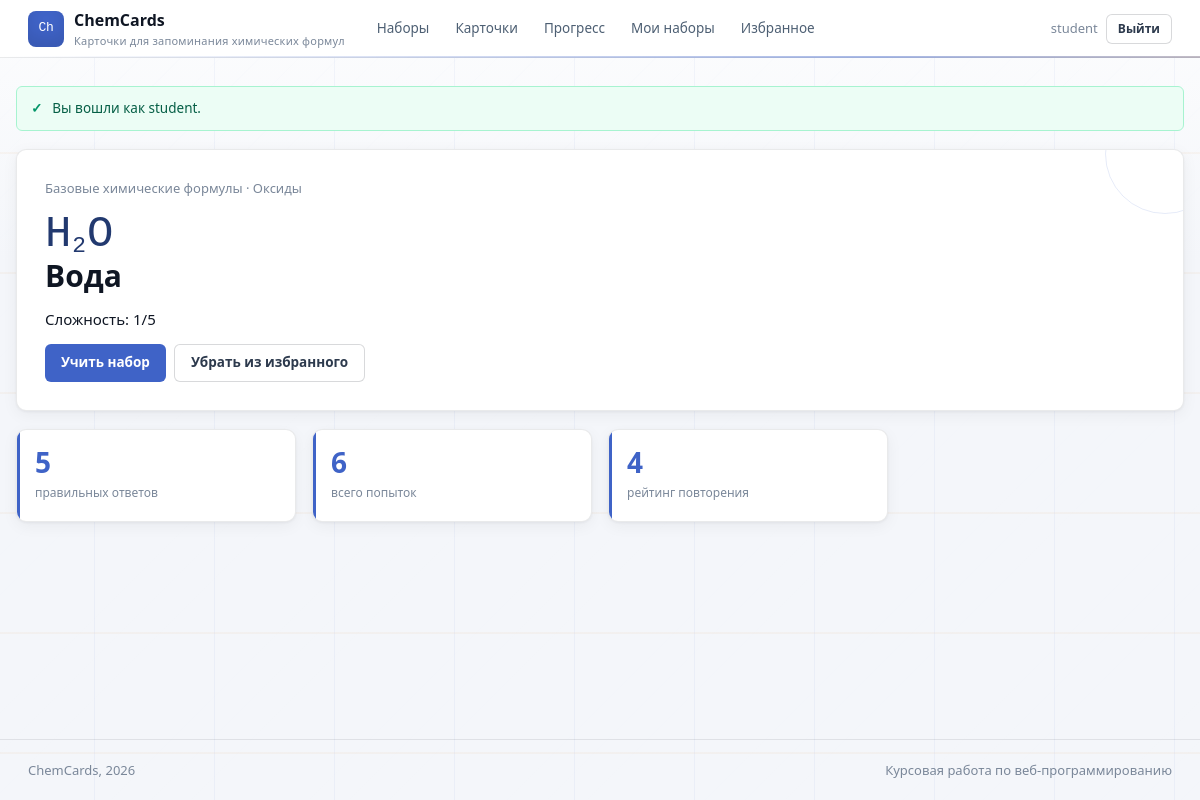
Screenshot of /card.php?id=1 (signed in) with the database file from the repository.
### tables this page shows
CREATE TABLE users (
  id INT UNSIGNED AUTO_INCREMENT PRIMARY KEY,
  username VARCHAR(50) NOT NULL UNIQUE,
  email VARCHAR(120) NOT NULL UNIQUE,
  password_hash VARCHAR(255) NOT NULL,
  role ENUM('user', 'admin') NOT NULL DEFAULT 'user',
  rating_points INT NOT NULL DEFAULT 1000,
  created_at TIMESTAMP NOT NULL DEFAULT CURRENT_TIMESTAMP
);

CREATE TABLE flashcards (
  id INT UNSIGNED AUTO_INCREMENT PRIMARY KEY,
  set_id INT UNSIGNED NOT NULL,
  category_id INT UNSIGNED NOT NULL,
  formula VARCHAR(80) NOT NULL,
  name VARCHAR(160) NOT NULL,
  difficulty TINYINT UNSIGNED NOT NULL DEFAULT 1,
  created_at TIMESTAMP NOT NULL DEFAULT CURRENT_TIMESTAMP,
  updated_at TIMESTAMP NULL DEFAULT NULL ON UPDATE CURRENT_TIMESTAMP,
  INDEX idx_flashcards_formula (formula),
  INDEX idx_flashcards_name (name),
  CONSTRAINT fk_flashcards_set
    FOREIGN KEY (set_id) REFERENCES flashcard_sets(id)
    ON DELETE CASCADE,
  CONSTRAINT fk_flashcards_category
    FOREIGN KEY (category_id) REFERENCES categories(id)
    ON DELETE RESTRICT
);

CREATE TABLE flashcard_sets (
  id INT UNSIGNED AUTO_INCREMENT PRIMARY KEY,
  user_id INT UNSIGNED NULL,
  name VARCHAR(120) NOT NULL,
  description TEXT NULL,
  is_public TINYINT(1) NOT NULL DEFAULT 0,
  created_at TIMESTAMP NOT NULL DEFAULT CURRENT_TIMESTAMP,
  updated_at TIMESTAMP NULL DEFAULT NULL ON UPDATE CURRENT_TIMESTAMP,
  CONSTRAINT fk_sets_user
    FOREIGN KEY (user_id) REFERENCES users(id)
    ON DELETE CASCADE
);

CREATE TABLE categories (
  id INT UNSIGNED AUTO_INCREMENT PRIMARY KEY,
  name VARCHAR(80) NOT NULL UNIQUE,
  description VARCHAR(255) NULL
);

CREATE TABLE user_progress (
  id INT UNSIGNED AUTO_INCREMENT PRIMARY KEY,
  user_id INT UNSIGNED NOT NULL,
  flashcard_id INT UNSIGNED NOT NULL,
  correct_count INT UNSIGNED NOT NULL DEFAULT 0,
  total_count INT UNSIGNED NOT NULL DEFAULT 0,
  rating TINYINT UNSIGNED NOT NULL DEFAULT 0,
  last_reviewed DATETIME NULL,
  next_review DATETIME NULL,
  UNIQUE KEY uq_progress_user_card (user_id, flashcard_id),
  CONSTRAINT fk_progress_user
    FOREIGN KEY (user_id) REFERENCES users(id)
    ON DELETE CASCADE,
  CONSTRAINT fk_progress_card
    FOREIGN KEY (flashcard_id) REFERENCES flashcards(id)
    ON DELETE CASCADE
);

### includes/functions.php (called while the page is built, shortened)
<?php
require_once __DIR__ . '/db.php';
function h($value): string
{
    return htmlspecialchars((string) $value, ENT_QUOTES, 'UTF-8');
}
function app_url(string $path = ''): string
{
    return BASE_URL . '/' . ltrim($path, '/');
}
function consume_flash(): array
{
    $items = $_SESSION['flash'] ?? [];
    return $items;
}
function current_user(): ?array
{
    static $loaded = false;
    static $user = null;
    if ($loaded) {
        return $user;
    }
    $loaded = true;
    $stmt = get_pdo()->prepare('SELECT id, username, email, role, rating_points, created_at FROM users WHERE id = ?');
    $stmt->execute([$_SESSION['user_id']]);
    $user = $stmt->fetch() ?: null;
    return $user;
}
function is_admin(): bool
{
    $user = current_user();
    return $user && $user['role'] === 'admin';
}
function render_formula(string $formula): string
{
    $safe = h($formula);
    return preg_replace('/(\d+)/', '<sub>$1</sub>', $safe) ?? $safe;
}
function set_accessible_where(?array $user): array
{
    return ['(s.is_public = 1 OR s.user_id = ?)', [$user['id']]];
}
function ensure_set_access(int $setId): array
{
    $user = current_user();
    [$where, $params] = set_accessible_where($user);
    $stmt = get_pdo()->prepare("SELECT s.*, u.username AS owner_name FROM flashcard_sets s LEFT JOIN users u ON u.id = s.user_id WHERE s.id = ? AND $where");
    $stmt->execute(array_merge([$setId], $params));
    $set = $stmt->fetch();
    return $set;
}
function fetch_card(int $cardId): ?array
{
    $stmt = get_pdo()->prepare(
        'SELECT f.*, s.name AS set_name, c.name AS category
         FROM flashcards f
         JOIN flashcard_sets s ON s.id = f.set_id
         JOIN categories c ON c.id = f.category_id
         WHERE f.id = ?'
    );
    $stmt->execute([$cardId]);
    return $stmt->fetch() ?: null;
}

### includes/db.php (called while the page is built, shortened)
<?php
function get_pdo(): PDO
{
    static $pdo = null;
    if ($pdo instanceof PDO) {
        return $pdo;
    }
    $dsn = 'mysql:host=' . DB_HOST . ';dbname=' . DB_NAME . ';charset=utf8mb4';
    $pdo = new PDO($dsn, DB_USER, DB_PASS, [
        PDO::ATTR_ERRMODE => PDO::ERRMODE_EXCEPTION,
        PDO::ATTR_DEFAULT_FETCH_MODE => PDO::FETCH_ASSOC,
        PDO::ATTR_EMULATE_PREPARES => false,
    ]);
    return $pdo;
}

### card.php (the view, shortened to what this page needs)
<?php
require_once __DIR__ . '/includes/functions.php';
$cardId = (int) ($_GET['id'] ?? 0);
$card = fetch_card($cardId);
ensure_set_access((int) $card['set_id']);
$user = current_user();
$progress = null;
$isFavorite = false;
if ($user) {
    $stmt = get_pdo()->prepare('SELECT * FROM user_progress WHERE user_id = ? AND flashcard_id = ?');
    $stmt->execute([$user['id'], $cardId]);
    $progress = $stmt->fetch() ?: null;
    $stmt = get_pdo()->prepare('SELECT COUNT(*) FROM favorites WHERE user_id = ? AND flashcard_id = ?');
    $stmt->execute([$user['id'], $cardId]);
    $isFavorite = (int) $stmt->fetchColumn() > 0;
}
include __DIR__ . '/includes/header.php';
?>
<section class="panel">
    <p class="meta"><?= h($card['set_name']) ?> · <?= h($card['category']) ?></p>
    <div class="formula"><?= render_formula($card['formula']) ?></div>
    <h1><?= h($card['name']) ?></h1>
    <p>Сложность: <?= h((string) $card['difficulty']) ?>/5</p>
    <div class="actions">
        <a class="button" href="<?= h(app_url('study.php?set_id=' . $card['set_id'] . '&mode=normal&reset=1')) ?>">Учить набор</a>
        <?php if ($user): ?>
            <form method="post" action="<?= h(app_url('favorite_toggle.php')) ?>">
                <button class="ghost" type="submit"><?= $isFavorite ? 'Убрать из избранного' : 'Добавить в избранное' ?></button>
            </form>
        <?php endif; ?>
    </div>
</section>
<?php if ($user): ?>
    <section class="grid" style="margin-top: 18px;">
        <div class="stat">
            <strong><?= h((string) ($progress['correct_count'] ?? 0)) ?></strong>
            <span>правильных ответов</span>
        </div>
        <div class="stat">
            <strong><?= h((string) ($progress['total_count'] ?? 0)) ?></strong>
            <span>всего попыток</span>
        </div>
        <div class="stat">
            <strong><?= h((string) ($progress['rating'] ?? 0)) ?></strong>
            <span>рейтинг повторения</span>
        </div>
    </section>
<?php endif; ?>
<?php include __DIR__ . '/includes/footer.php'; ?>

### includes/header.php (shortened to what this page needs)
<?php
$user = current_user();
$scriptName = str_replace('\\', '/', $_SERVER['SCRIPT_NAME'] ?? '');
$activePath  = trim($scriptName, '/');
?>
<!doctype html>
<html lang="ru">
<head>
    <link rel="stylesheet" href="<?= h(app_url('css/style.css')) ?>">
</head>
<body>
<header class="topbar">
    <a class="brand" href="<?= h(app_url('index.php')) ?>">
        <span class="brand-mark">Ch</span>
        <span>
            <strong><?= h(APP_NAME) ?></strong>
            <small><?= h(APP_SUBTITLE) ?></small>
        </span>
    </a>
    <nav class="nav" aria-label="Основная навигация">
        <?php
        $navLinks = [
            'sets.php'      => 'Наборы',
            'cards.php'     => 'Карточки',
            'stats.php'     => 'Прогресс',
        ];
        if ($user) {
            $navLinks['my_sets.php']   = 'Мои наборы';
            $navLinks['favorites.php'] = 'Избранное';
        }
        foreach ($navLinks as $href => $label):
            $isActive = substr($activePath, -strlen($href)) === $href;
        ?>
            <a href="<?= h(app_url($href)) ?>"
               <?= $isActive ? 'aria-current="page"' : '' ?>>
                <?= h($label) ?>
            </a>
        <?php endforeach; ?>
    </nav>
    <div class="account">
        <?php if ($user): ?>
            <span><?= h($user['username']) ?></span>
            <a class="button ghost sm" href="<?= h(app_url('logout.php')) ?>">Выйти</a>
        <?php else: ?>
            <a class="button ghost sm" href="<?= h(app_url('login.php')) ?>">Войти</a>
            <a class="button sm" href="<?= h(app_url('register.php')) ?>">Регистрация</a>
        <?php endif; ?>
    </div>
</header>
<main class="container">
    <?php foreach (consume_flash() as $item): ?>
        <div class="alert <?= h($item['type']) ?>"><?= h($item['message']) ?></div>
    <?php endforeach; ?>

### rows the page displays
users: username "student"
flashcards: set.name "Базовые химические формулы", category.name "Оксиды", formula "H 2 O", name "Вода", difficulty "1"
user_progress: correct_count "5", total_count "6", rating "4"

### other values shown
APP_NAME "ChemCards"
APP_SUBTITLE "Карточки для запоминания химических формул"
$label "Наборы"
$label "Карточки"
$label "Прогресс"
$label "Мои наборы"
$label "Избранное"
$item['message'] "Вы вошли как student."
